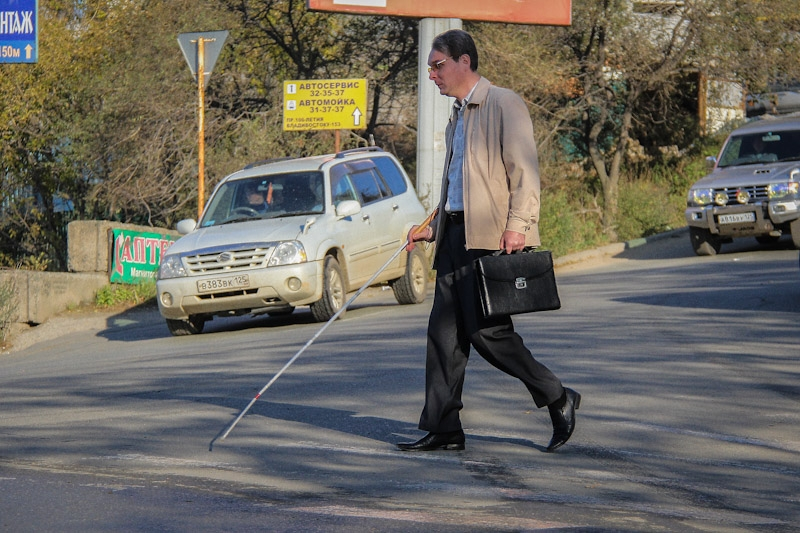
#> input picture pedestrainDetection/p5.jpg, 800 x 533 px
$ python main.py
#> lines starting #> are read from the running program, lines starting #| are printed output that depends on the picture; after the words box and inside, x2 and y2 are one past the last pixel; in counts of white or black regions, pixels touching at a corner belong together
#> further down, input_image is the input picture: shape (533, 800, 3); mean B, G, R 95.2, 104.1, 107.8

# import the necessary packages
import cv2 as cv

hog = cv.HOGDescriptor()
hog.setSVMDetector(cv.HOGDescriptor_getDefaultPeopleDetector())

def pedestrainDetector(input_image):
# initialize the HOG descriptor/person detector


        # load the image and resize it to (1) reduce detection time
        # and (2) improve detection accuracy

    image = cv.resize(input_image,(int(240),int(180)))
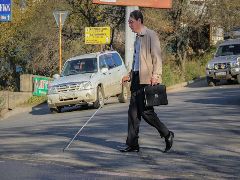
#> image: shape (180, 240, 3); mean B, G, R 95.2, 104.1, 107.7
    # image = imutils.resize(image, width=min(200, image.shape[1]))
    orig = image.copy()

    # detect people in the image
    (rects, weights) = hog.detectMultiScale(image)
#> rects = (); weights = ()


    # draw the original bounding boxes
    for (x, y, w, h) in rects:
        pad_w, pad_h = int(0.1*w), int(0.1*h)
        cv.rectangle(image, (x+pad_w, y+pad_h), (x+w-pad_w, y+h-pad_h), (0, 255, 0), 2)
#> this loop made 0 passes

    cv.imshow("RESULT", image)

    return rects

image = "p5.jpg"
input_image = cv.imread(image)

result=pedestrainDetector(input_image=input_image)
#> result = ()

if len(result) > 0:
    result = True
else:
    result = False

print (result)

cv.waitKey(0)

$ run again, with pedestrainDetection/p2.jpg copied over pedestrainDetection/p5.jpg
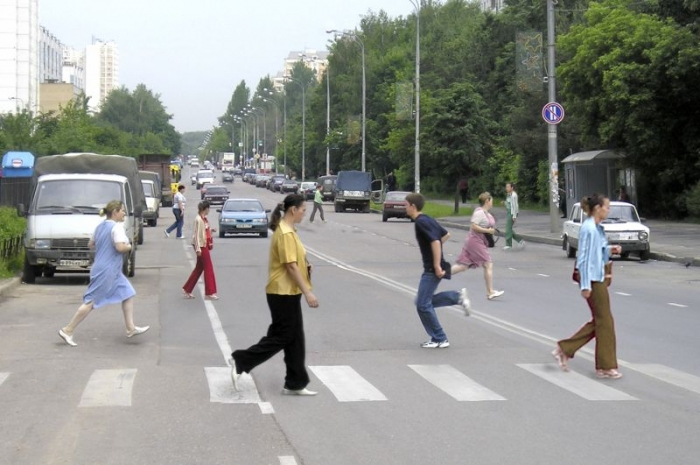
#> input picture pedestrainDetection/p2.jpg, 700 x 465 px
#> input_image is the input picture: shape (465, 700, 3); mean B, G, R 141.2, 145.8, 143.8
#> in pedestrainDetector, `image = cv.resize(input_image,(int(240),int(180)))`:
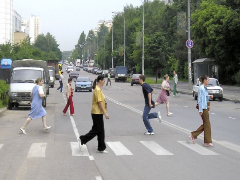
#> image: shape (180, 240, 3); mean B, G, R 141, 145.7, 143.7
#> rects = [[121, 19, 66, 132]]; weights = [0.893]
#> the loop in pedestrainDetector, `for (x, y, w, h) in rects:` made 1 pass
#> (x, y, w, h, pad_w, pad_h) on pass 1: (121, 19, 66, 132, 6, 13)
#> after the loop in pedestrainDetector, `for (x, y, w, h) in rects:`:
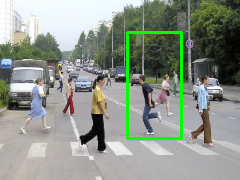
#> image: shape (180, 240, 3); 2.21% of pixels changed, all inside (x1, y1, x2, y2) = (126, 31, 183, 140)
#> result = [[121, 19, 66, 132]]

$ run again, with pedestrainDetection/p3.jpg copied over pedestrainDetection/p5.jpg
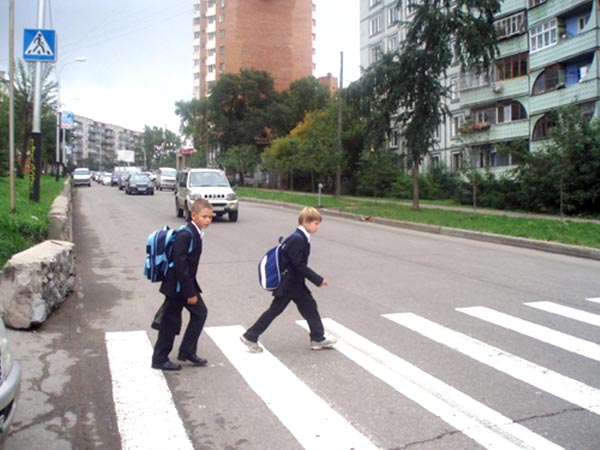
#> input picture pedestrainDetection/p3.jpg, 600 x 450 px
#> input_image is the input picture: shape (450, 600, 3); mean B, G, R 150, 152.9, 153.5
#> in pedestrainDetector, `image = cv.resize(input_image,(int(240),int(180)))`:
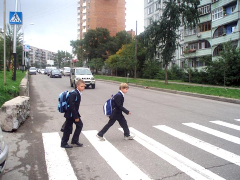
#> image: shape (180, 240, 3); mean B, G, R 149.9, 152.9, 153.5
#> rects = ()

$ run again, with pedestrainDetection/p4.jpg copied over pedestrainDetection/p5.jpg
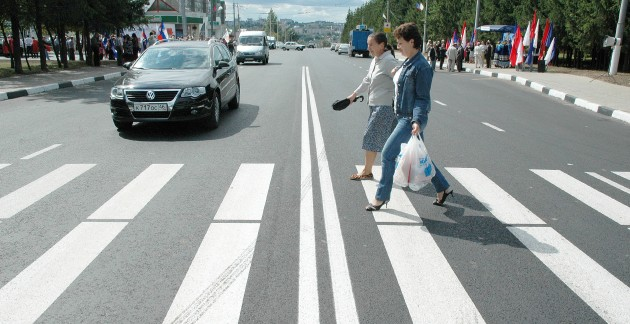
#> input picture pedestrainDetection/p4.jpg, 630 x 324 px
#> input_image is the input picture: shape (324, 630, 3); mean B, G, R 149.7, 151.2, 145.4
#> in pedestrainDetector, `image = cv.resize(input_image,(int(240),int(180)))`:
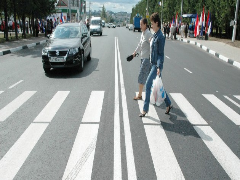
#> image: shape (180, 240, 3); mean B, G, R 149.6, 151, 145.3
#> rects = [[118, 0, 67, 134]]; weights = [0.254]
#> the loop in pedestrainDetector, `for (x, y, w, h) in rects:` made 1 pass
#> (x, y, w, h, pad_w, pad_h) on pass 1: (118, 0, 67, 134, 6, 13)
#> after the loop in pedestrainDetector, `for (x, y, w, h) in rects:`:
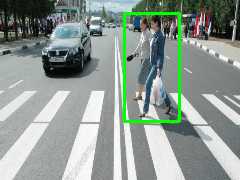
#> image: shape (180, 240, 3); 2.25% of pixels changed, all inside (x1, y1, x2, y2) = (123, 12, 181, 123)
#> result = [[118, 0, 67, 134]]
